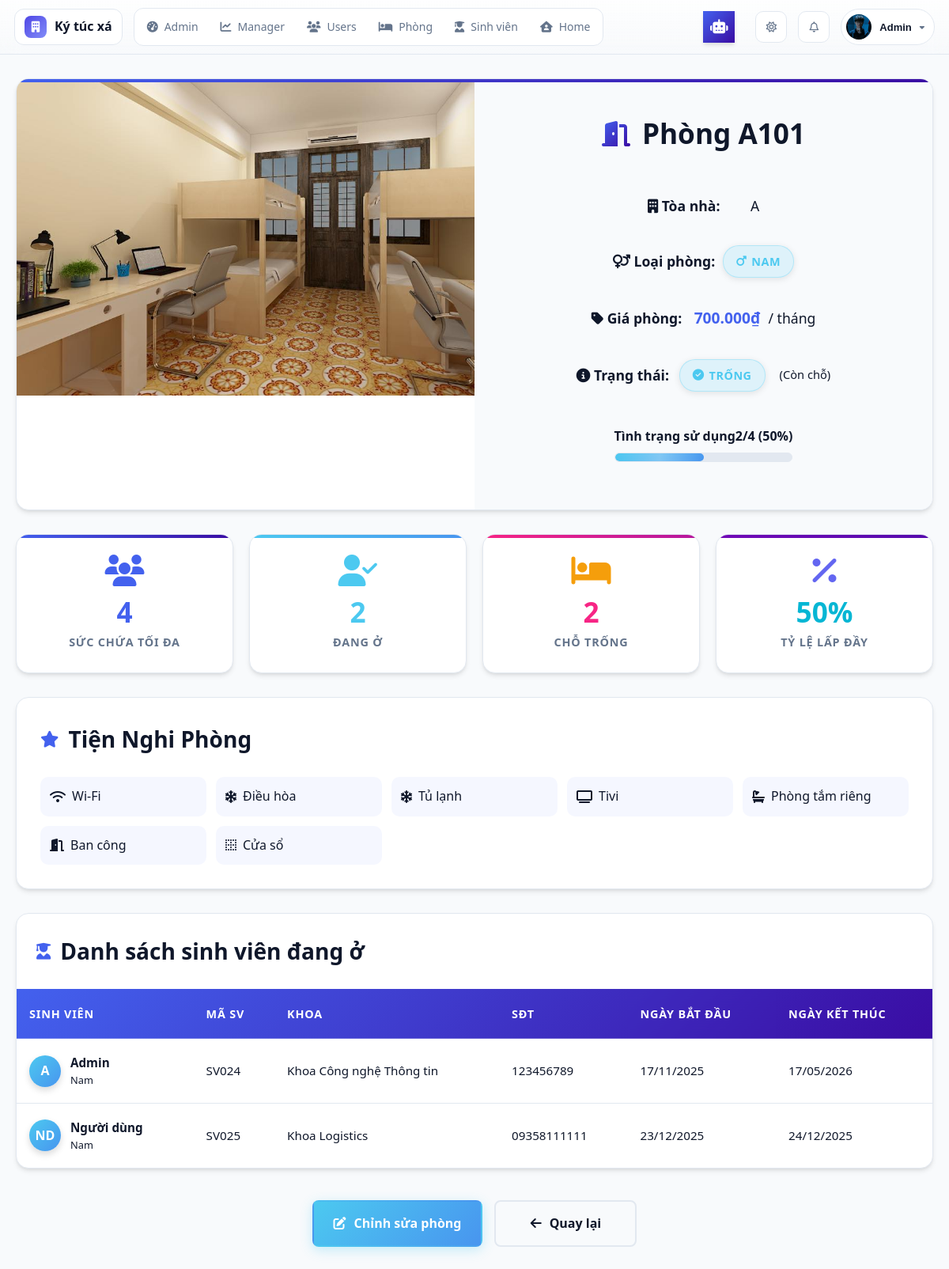
The page /modules/staff/rooms/room_view.php?id=1 (signed in) on the database its author committed.
### tables this page shows
CREATE TABLE IF NOT EXISTS `students` (
  `StudentID` int NOT NULL AUTO_INCREMENT,
  `UserID` int DEFAULT NULL,
  `StudentCode` varchar(20) NOT NULL,
  `FullName` varchar(100) NOT NULL,
  `Email` varchar(100) DEFAULT NULL,
  `Gender` enum('Nam','Nữ','Khác') NOT NULL,
  `BirthDate` date DEFAULT NULL,
  `CitizenID` varchar(20) DEFAULT NULL,
  `Hometown` varchar(100) DEFAULT NULL,
  `Address` varchar(255) DEFAULT NULL,
  `Phone` varchar(15) DEFAULT NULL,
  `ClassName` varchar(100) DEFAULT NULL,
  `CourseYear` varchar(9) DEFAULT NULL,
  `Avatar` varchar(255) DEFAULT NULL,
  `EmergencyContact` varchar(255) DEFAULT NULL,
  `CheckInDate` date DEFAULT NULL,
  `CheckOutDate` date DEFAULT NULL,
  `IsInDorm` tinyint(1) DEFAULT '1',
  `CreatedAt` datetime DEFAULT CURRENT_TIMESTAMP,
  `UpdatedAt` datetime DEFAULT CURRENT_TIMESTAMP ON UPDATE CURRENT_TIMESTAMP,
  `FacultyID` int DEFAULT NULL,
  PRIMARY KEY (`StudentID`),
  UNIQUE KEY `StudentCode` (`StudentCode`),
  UNIQUE KEY `UserID` (`UserID`),
  KEY `fk_faculty` (`FacultyID`),
  CONSTRAINT `fk_faculty` FOREIGN KEY (`FacultyID`) REFERENCES `faculties` (`FacultyID`) ON DELETE SET NULL ON UPDATE CASCADE,
  CONSTRAINT `students_ibfk_1` FOREIGN KEY (`UserID`) REFERENCES `users` (`UserID`)
);

CREATE TABLE IF NOT EXISTS `rooms` (
  `RoomID` int NOT NULL AUTO_INCREMENT,
  `BuildingID` int NOT NULL,
  `RoomNumber` varchar(10) DEFAULT NULL,
  `Capacity` int NOT NULL,
  `CurrentOccupants` int DEFAULT '0',
  `RoomType` enum('Nam','Nữ','Khác') NOT NULL,
  `RoomPrice` decimal(10,2) NOT NULL,
  `Status` enum('Trống','Đầy','Bảo trì') DEFAULT 'Trống',
  `ImagePath` varchar(255) DEFAULT NULL,
  `Gallery` json DEFAULT NULL,
  `Description` text,
  `Amenities` json DEFAULT NULL,
  `CreatedAt` datetime DEFAULT CURRENT_TIMESTAMP,
  `UpdatedAt` datetime DEFAULT CURRENT_TIMESTAMP ON UPDATE CURRENT_TIMESTAMP,
  PRIMARY KEY (`RoomID`),
  UNIQUE KEY `uq_rooms_building_room` (`BuildingID`,`RoomNumber`),
  CONSTRAINT `rooms_ibfk_1` FOREIGN KEY (`BuildingID`) REFERENCES `buildings` (`BuildingID`)
);

CREATE TABLE IF NOT EXISTS `buildings` (
  `BuildingID` int NOT NULL AUTO_INCREMENT,
  `BuildingName` varchar(100) DEFAULT NULL,
  `Description` varchar(255) DEFAULT NULL,
  `Floors` int DEFAULT '1',
  PRIMARY KEY (`BuildingID`)
);

### modules/staff/rooms/room_view.php (the view, shortened to what the rows shown need)
<?php
require_once '../../../db_connect.php';
require_once '../../../includes/admin_header.php';
$id = (int)($_GET['id'] ?? 0);
$conn->set_charset('utf8mb4');
$sqlRoom = "
    SELECT r.*, b.BuildingName
    FROM Rooms r
    JOIN Buildings b ON r.BuildingID = b.BuildingID
    WHERE r.RoomID = ?
";
$stmt = $conn->prepare($sqlRoom);
$stmt->bind_param("i", $id);
$stmt->execute();
$room = $stmt->get_result()->fetch_assoc();
$activeOccupants = 0;
$stmt = $conn->prepare("
    SELECT COUNT(*)
    FROM Contracts
    WHERE RoomID = ? AND Status = 'Hiệu lực'
");
if ($stmt) {
    $stmt->bind_param("i", $id);
    $stmt->execute();
    $stmt->bind_result($activeOccupants);
}
$capacity      = (int)$room['Capacity'];
$occupantsLive = (int)$activeOccupants;
$occupancyRate = $capacity > 0 ? ($occupantsLive / $capacity) * 100 : 0;
$displayStatus = ($room['Status'] === 'Bảo trì')
    ? 'Bảo trì'
    : ($occupantsLive >= $capacity ? 'Đầy' : 'Trống');
if ($room['Status'] !== 'Bảo trì') {
    $roomStatusForDb = ($occupantsLive >= $capacity) ? 'Đầy' : 'Trống';
    $upd = $conn->prepare("
        UPDATE Rooms
        SET CurrentOccupants = ?, `Status` = ?
        WHERE RoomID = ?
    ");
    if ($upd) {
        $room['CurrentOccupants'] = $occupantsLive;
        $room['Status'] = $roomStatusForDb;
        $displayStatus = $roomStatusForDb;
    }
}
$amenities = !empty($room['Amenities']) ? json_decode($room['Amenities'], true) : [];
?>
<!DOCTYPE html>
<html lang="vi">
<head>
    <link rel="stylesheet" href="../../../assets/css/admin/admin_header.css">
    <link rel="stylesheet" href="../../../assets/css/staff/room/staff_rooms.css">
    <link rel="stylesheet" href="../../../assets/css/staff/room/staff_room_view.css">
    <link rel="stylesheet" href="https://cdnjs.cloudflare.com/ajax/libs/font-awesome/6.5.0/css/all.min.css">
</head>
<body>
    <div class="room-detail-container">
        <div class="room-detail-header">
            <div class="room-header-content">
                <div>
                    <?php if (!empty($room['ImagePath'])): ?>
                        <img src="/<?= htmlspecialchars($room['ImagePath']) ?>"
                            alt="Ảnh phòng <?= htmlspecialchars($room['RoomNumber']) ?>"
                            class="room-main-img">
                    <?php else: ?>
                        <img src="/assets/img/no-image.png"
                            alt="Không có ảnh"
                            class="room-main-img">
                    <?php endif; ?>
                </div>
                <div class="room-info">
                    <h2><i class="fas fa-door-open"></i> Phòng <?= htmlspecialchars($room['RoomNumber']) ?></h2>
                    <p><strong><i class="fas fa-building"></i> Tòa nhà:</strong> <?= htmlspecialchars($room['BuildingName']) ?></p>
                    <p><strong><i class="fas fa-venus-mars"></i> Loại phòng:</strong>
                        <span class="status-badge <?= $room['RoomType'] === 'Nam' ? 'status-available' : 'status-occupied' ?>">
                            <i class="fas fa-<?= $room['RoomType'] === 'Nam' ? 'mars' : 'venus' ?>"></i>
                            <?= htmlspecialchars($room['RoomType']) ?>
                        </span>
                    </p>
                    <p><strong><i class="fas fa-tag"></i> Giá phòng:</strong>
                        <span style="color: var(--primary); font-weight: 700; font-size: 1.2rem;">
                            <?= number_format($room['RoomPrice'], 0, ',', '.') ?>₫
                        </span> / tháng
                    </p>
                    <p><strong><i class="fas fa-info-circle"></i> Trạng thái:</strong>
                        <span class="status-badge
                        <?= $displayStatus === 'Trống'
                            ? 'status-available'
                            : ($displayStatus === 'Đầy'
                                ? 'status-occupied'
                                : 'status-maintenance') ?>">
                        </span>
                        <?php if ($displayStatus === 'Trống' && $occupantsLive > 0): ?>
                            <small style="margin-left:8px;color:var(--text-light);font-weight:500;">(Còn chỗ)</small>
                        <?php endif; ?>
                    </p>
                    <div class="progress-container">
                        <div class="progress-info">
                            <span>Tình trạng sử dụng </span>
                            <span><?= $occupantsLive ?>/<?= $capacity ?> (<?= round($occupancyRate) ?>%)</span>
                        </div>
                        <div class="progress-bar">
                        </div>
                    </div>
                </div>
            </div>
        </div>
        <div class="room-stats">
            <div class="stat-card">
                <i class="fas fa-users" style="color: var(--primary);"></i>
                <span class="number"><?= $capacity ?></span>
                <span class="label">Sức chứa tối đa</span>
            </div>
        </div>
        <?php if (!empty($amenities)): ?>
            <div class="room-description-section">
                <div class="amenities-grid">
                    <?php
                    $amenityIcons = [
                        'wifi'      => ['icon' => 'wifi',       'label' => 'Wi-Fi'],
                        'aircon'    => ['icon' => 'snowflake',  'label' => 'Điều hòa'],
                        'ac'        => ['icon' => 'snowflake',  'label' => 'Điều hòa'],
                        'fridge'    => ['icon' => 'snowflake',  'label' => 'Tủ lạnh'],
                        'tv'        => ['icon' => 'tv',         'label' => 'Tivi'],
                        'tivi'      => ['icon' => 'tv',         'label' => 'Tivi'],
                        'bathroom'  => ['icon' => 'bath',       'label' => 'Phòng tắm riêng'],
                        'wc'        => ['icon' => 'bath',       'label' => 'Nhà vệ sinh'],
                        'toilet'    => ['icon' => 'bath',       'label' => 'Nhà vệ sinh'],
                        'balcony'   => ['icon' => 'door-open',  'label' => 'Ban công'],
                        'desk'      => ['icon' => 'chair',      'label' => 'Bàn ghế học tập'],
                        'bed'       => ['icon' => 'bed',        'label' => 'Giường ngủ'],
                        'heater'    => ['icon' => 'fire',       'label' => 'Máy nước nóng'],
                        'washing'   => ['icon' => 'soap',       'label' => 'Máy giặt'],
                        'windown'   => ['icon' => 'border-none', 'label' => 'Cửa sổ'],
                    ];
                    foreach ($amenities as $amenityRaw):
                        $key = strtolower(trim(is_array($amenityRaw) ? ($amenityRaw['key'] ?? '') : $amenityRaw));
                        $data = $amenityIcons[$key] ?? ['icon' => 'check', 'label' => ucfirst($key)];
                        $icon  = $data['icon'];
                        $label = $data['label'];
                    ?>
                        <div class="amenity-item">
                            <i class="fas fa-<?= htmlspecialchars($icon) ?>"></i>
                            <span><?= htmlspecialchars($label) ?></span>
                        </div>
                    <?php endforeach; ?>
                </div>
            </div>
        <?php endif; ?>
        <div class="students-section">
            <table class="students-table">
                <thead>
                    <tr>
                        <th>Sinh viên</th>
                        <th>Mã SV</th>
                        <th>Khoa</th>
                        <th>SĐT</th>
                        <th>Ngày bắt đầu</th>
                        <th>Ngày kết thúc</th>
                    </tr>
                </thead>
            </table>
        </div>
</body>
</html>

### includes/admin_header.php (shortened to what the rows shown need)
<?php
require_once __DIR__ . "/error_handler.php";
$userName = $_SESSION['FullName'] ?? 'Quản trị viên';
$userAvatar = $_SESSION['Avatar'] ?? null;
$base = '/';
if (!$userAvatar && isset($_SESSION['UserID']) && isset($conn) && $conn instanceof mysqli) {
    try {
        $userId = (int)$_SESSION['UserID'];
        $stmt = $conn->prepare("SELECT Avatar FROM Students WHERE UserID = ? LIMIT 1");
        if ($stmt) {
            $stmt->bind_param("i", $userId);
            $stmt->execute();
            $res = $stmt->get_result();
            if ($row = $res->fetch_assoc()) {
                $userAvatar = $row['Avatar'];
            }
        }
    } catch (Exception $e) {
    }
}
$avatarPath = $base . 'assets/img/avatars/user.png';
if ($userAvatar && !empty($userAvatar)) {
    if (preg_match('/^https?:\/\//', $userAvatar)) {
        $avatarPath = $userAvatar;
    } else {
        $avatarPath = $base . ltrim($userAvatar, '/');
    }
}
?>
<!DOCTYPE html>
<html lang="vi">
<head>
    <link rel="stylesheet" href="https://cdnjs.cloudflare.com/ajax/libs/font-awesome/6.5.0/css/all.min.css" />
    <link rel="stylesheet" href="<?= $base ?>assets/css/global.css" />
    <link rel="stylesheet" href="<?= $base ?>assets/css/admin/admin_header.css" />
    <link rel="stylesheet" href="<?= $base ?>assets/css/admin/chat_ai_widget.css" />
</head>
<body class="theme-auto" data-base="<?= $base ?>">
    <header class="admin-header">
        <div class="right">
            <div class="admin-profile">
                <button class="profile-btn" aria-haspopup="true" aria-expanded="false">
                    <img src="<?= htmlspecialchars($avatarPath) ?>" alt="Avatar" onerror="this.src='<?= $base ?>assets/img/avatars/user.png'">
                    <span class="name"><?= htmlspecialchars($userName) ?></span>
                    <i class="fas fa-caret-down caret"></i>
                </button>
            </div>
        </div>
    </header>
    <main style="min-height: 80vh;">

### rows shown on the page
students: Avatar (picture)
rooms: ImagePath (picture), RoomNumber "A101", BuildingID.BuildingName "A", RoomType "NAM", RoomPrice "700.000", Capacity "4", Amenities "Wi-Fi", Amenities "Điều hòa", Amenities "Tủ lạnh", Amenities "Tivi", Amenities "Phòng tắm riêng", Amenities "Ban công", Amenities "Cửa sổ"

### other values the page prints
$userName "Admin"
$displayStatus "TRỐNG"
$occupantsLive "2"
$occupancyRate "50"
$vacancyLive "2"
$initials "A"
$s['FullName'] "Admin"
$s['Gender'] "Nam"
$s['StudentCode'] "SV024"
$s['FacultyName'] ?: '—' "Khoa Công nghệ Thông tin"
$s['Phone'] ?: '—' "123456789"
date('d/m/Y', strtotime($s['StartDate'])) "17/11/2025"
date('d/m/Y', strtotime($s['EndDate'])) "17/05/2026"
$initials "ND"
$s['FullName'] "Người dùng"
